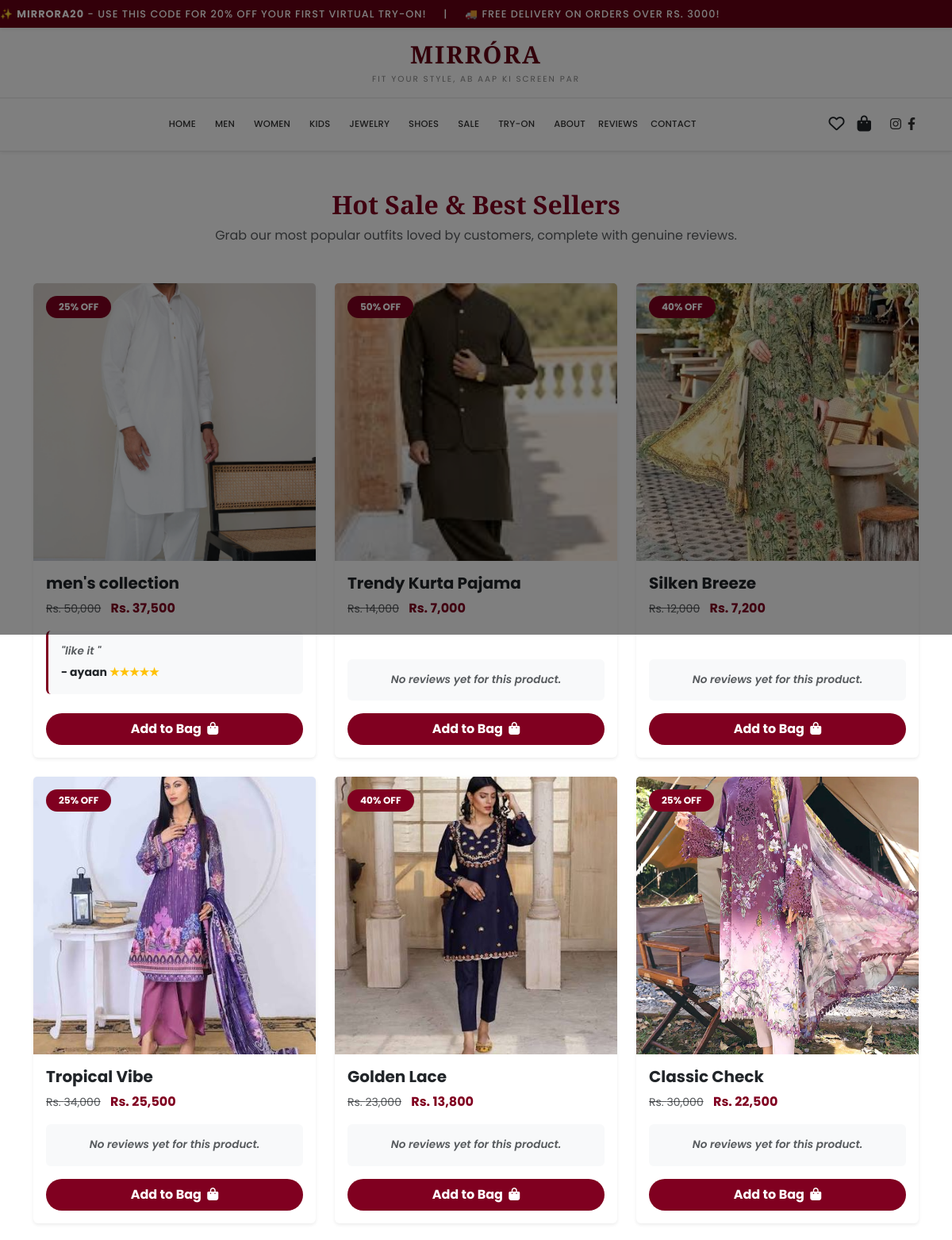
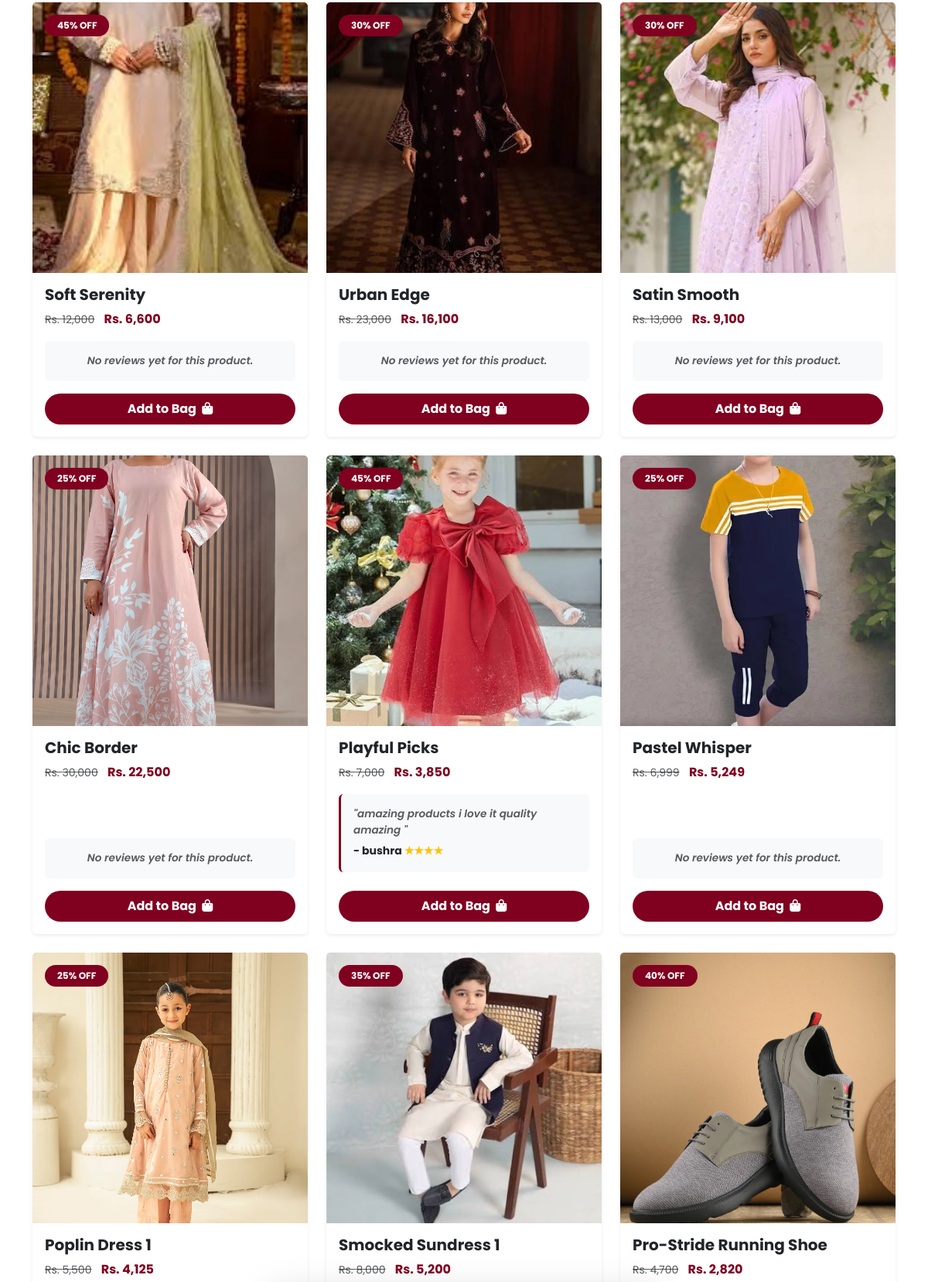
Page /sale.php (upper part) on the committed database (2 pictures, top to bottom).
### tables this page shows
CREATE TABLE IF NOT EXISTS `products` (
  `id` int NOT NULL AUTO_INCREMENT,
  `name` varchar(255) DEFAULT NULL,
  `category` varchar(100) DEFAULT NULL,
  `price` double DEFAULT NULL,
  `description` text,
  `size` varchar(255) DEFAULT NULL,
  `color` varchar(255) DEFAULT NULL,
  `images` text,
  `image` varchar(255) NOT NULL,
  `discount_percent` int DEFAULT '0',
  PRIMARY KEY (`id`)
);

CREATE TABLE IF NOT EXISTS `reviews` (
  `id` int NOT NULL AUTO_INCREMENT,
  `product_id` int DEFAULT NULL,
  `user_name` varchar(100) DEFAULT NULL,
  `review_text` text,
  `rating` int DEFAULT NULL,
  `status` varchar(20) DEFAULT 'pending',
  `created_at` timestamp NULL DEFAULT CURRENT_TIMESTAMP,
  PRIMARY KEY (`id`)
);

### sale.php (the view, shortened to what this page needs)
<?php
include 'header.php';
include 'config.php';
?>
<div class="container my-5">
    <div class="text-center mb-5">
        <h2 class="fw-bold" style="font-family: 'Cinzel', serif; color: #800020;">Hot Sale & Best Sellers</h2>
        <p class="text-muted">Grab our most popular outfits loved by customers, complete with genuine reviews.</p>
    </div>
    <div class="row">
        <?php
      $query = "SELECT * FROM products WHERE discount_percent > 0";
$result = mysqli_query($conn, $query);
        if ($result && mysqli_num_rows($result) > 0) {
            while ($row = mysqli_fetch_assoc($result)) {
                $image = isset($row['images']) ? $row['images'] : '';
                $name = $row['name'];
                $price = $row['price'];
                $discount_percent = isset($row['discount_percent']) ? $row['discount_percent'] : 0;
                $id = $row['id'];
                if ($discount_percent > 0) {
                    $discount_amount = ($price * $discount_percent) / 100;
                    $final_price = $price - $discount_amount;
                }
        ?>
                <div class="col-md-4 mb-4">
                    <div class="card border-0 shadow-sm h-100">
                        <div class="position-relative overflow-hidden" style="position: relative !important;">
                            <img src="assets/images/<?php echo $image; ?>" class="card-img-top" alt="<?php echo $name; ?>" style="height: 350px; object-fit: cover;">
                            <?php if ($discount_percent > 0): ?>
                                <span class="badge position-absolute top-0 start-0 m-3 px-3 py-2 rounded-pill" style="background-color: #800020 !important; color: #fff !important; z-index: 99 !important;"><?php echo $discount_percent; ?>% OFF</span>
                            <?php endif; ?>
                        </div>
                        <div class="card-body d-flex flex-column">
                            <h5 class="fw-bold mb-2"><?php echo $name; ?></h5>
                            <div class="price-box mb-3">
                                <?php if ($discount_percent > 0): ?>
                                    <span class="old-price text-muted text-decoration-line-through me-2" style="font-size: 14px;">Rs. <?php echo number_format($price); ?></span>
                                    <span class="new-price fw-bold" style="color: #800020; font-size: 16px;">Rs. <?php echo number_format($final_price); ?></span>
                                <?php else: ?>
                                    <span class="fw-bold" style="color: #800020;">Rs. <?php echo number_format($price); ?></span>
                                <?php endif; ?>
                            </div>
                            <div class="mb-3 mt-auto">
                                <?php
                                $rev_query = mysqli_query($conn, "SELECT * FROM reviews WHERE product_id = $id AND status = 'approved' ORDER BY id DESC");
                                if ($rev_query && mysqli_num_rows($rev_query) > 0) {
                                    while ($rev = mysqli_fetch_assoc($rev_query)) {
                                        $rating = intval($rev['rating']);
                                        $stars = str_repeat("★", $rating);
                                        echo '<div class="bg-light p-3 rounded mb-2 border-start border-3" style="border-color: #800020 !important;">
                                                <p class="small text-muted mb-1 fst-italic">"' . htmlspecialchars($rev['review_text']) . '"</p>
                                                <span class="small fw-bold text-dark">- ' . htmlspecialchars($rev['user_name']) . ' <span class="text-warning">' . $stars . '</span></span>
                                              </div>';
                                    }
                                } else {
                                    echo '<div class="bg-light p-3 rounded text-center">
                                            <p class="small text-muted mb-0 fst-italic">No reviews yet for this product.</p>
                                          </div>';
                                }
                                ?>
                            </div>
                            <a href="cart.php?action=add&id=<?php echo $id; ?>" class="btn btn-dark w-100 rounded-pill py-2 fw-bold" style="background-color: #800020; border: none;">
                                Add to Bag <i class="fas fa-shopping-bag ms-1"></i>
                            </a>
                        </div>
                    </div>
                </div>
        <?php
            }
        } else {
            echo '<div class="col-12 text-center py-5"><p class="text-muted">No items available right now.</p></div>';
        }
        ?>
    </div>
</div>
<?php include 'footer.php'; ?>

### style.css (style rules this page uses)
:root { --primary-maroon:#660014; --border-color:#e5e5e5; --primary-red:#722F37; --light-red-bg:#f9f2f2; --border-red:#e6cdcd; }
body { font-family:'Poppins',sans-serif; color:#2b2b2b; background:#fff; }
:root { --primary-red: #722F37; --light-red-bg: #f9f2f2; --border-red: #e6cdcd; }
body { font-family: 'Poppins', sans-serif; color: #2b2b2b; background-color: #fff; }
.btn-dark { background-color: #212529; border: none; }
.card-body p { font-size: 0.85rem; font-weight: 600; color: #777; }
.old-price { text-decoration: line-through; color: #888; font-size: 13px; margin-right: 6px; }
.new-price { color: #800020; font-weight: bold; }

### rows in the picture
products: images (picture), discount_percent "25", name "men's collection", price "50,000", final_price "37,500"
reviews: review_text "like it", user_name "ayaan", rating "★★★★★"
products: images (picture), discount_percent "50", name "Trendy Kurta Pajama", price "14,000", final_price "7,000", shows "No reviews yet for this product."
products: images (picture), discount_percent "40", name "Silken Breeze", price "12,000", final_price "7,200", shows "No reviews yet for this product."
products: images (picture), discount_percent "25", name "Tropical Vibe", price "34,000", final_price "25,500", shows "No reviews yet for this product."
products: images (picture), discount_percent "40", name "Golden Lace", price "23,000", final_price "13,800", shows "No reviews yet for this product."
products: images (picture), discount_percent "25", name "Classic Check", price "30,000", final_price "22,500", shows "No reviews yet for this product."
products: images (picture), discount_percent "45", name "Soft Serenity", price "12,000", final_price "6,600", shows "No reviews yet for this product."
products: images (picture), discount_percent "30", name "Urban Edge", price "23,000", final_price "16,100", shows "No reviews yet for this product."
products: images (picture), discount_percent "30", name "Satin Smooth", price "13,000", final_price "9,100", shows "No reviews yet for this product."
products: images (picture), discount_percent "25", name "Chic Border", price "30,000", final_price "22,500", shows "No reviews yet for this product."
products: images (picture), discount_percent "45", name "Playful Picks", price "7,000", final_price "3,850"
reviews: review_text "amazing products i love it quality amazing", user_name "bushra", rating "★★★★"
products: images (picture), discount_percent "25", name "Pastel Whisper", price "6,999", final_price "5,249", shows "No reviews yet for this product."
products: images (picture), discount_percent "25", name "Poplin Dress 1", price "5,500", final_price "4,125"
products: images (picture), discount_percent "35", name "Smocked Sundress 1", price "8,000", final_price "5,200"
products: images (picture), discount_percent "40", name "Pro-Stride Running Shoe", price "4,700", final_price "2,820"

### other values in the picture
$cat "MEN"
$cat "WOMEN"
$cat "KIDS"
$cat "JEWELRY"
$cat "SHOES"
